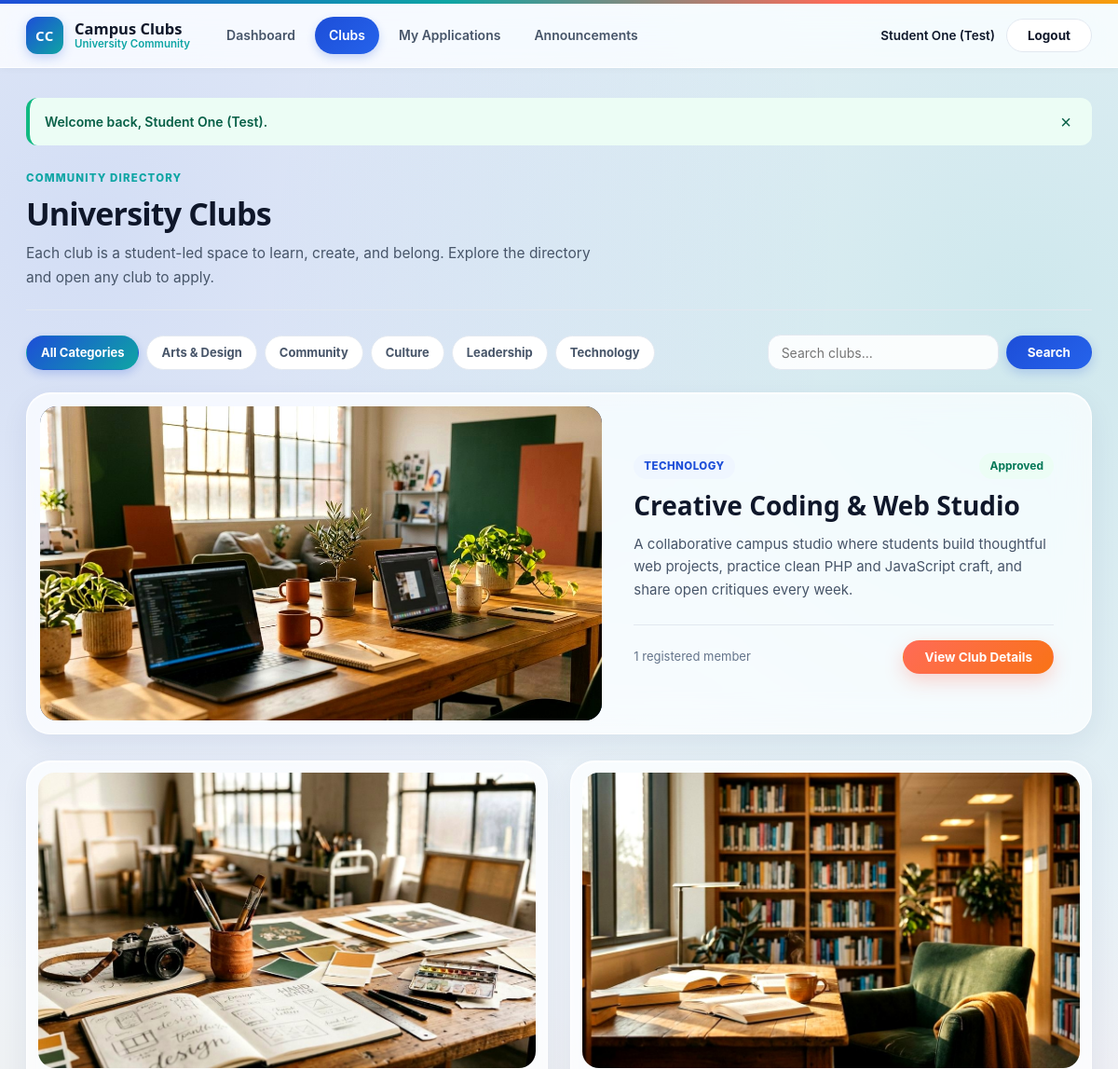
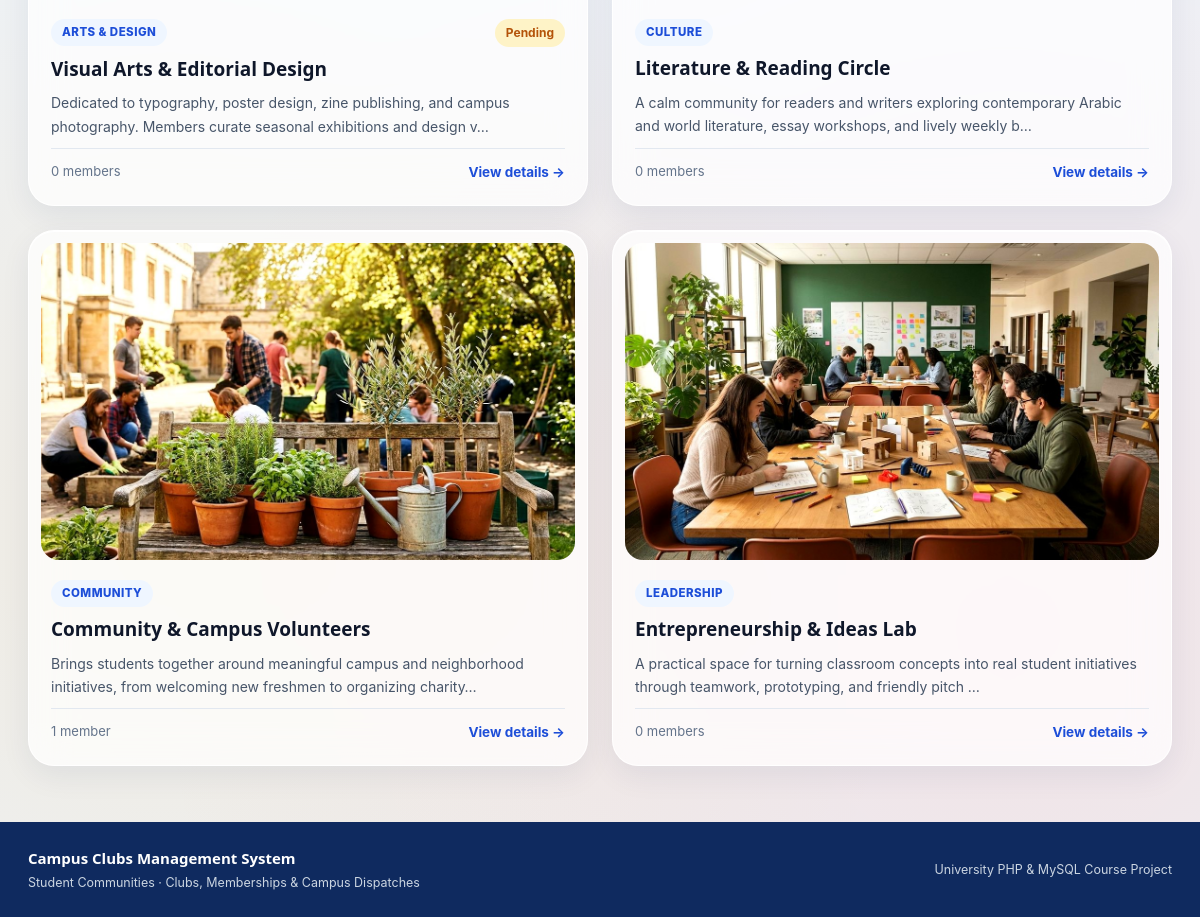
Screenshot of /student/clubs.php (signed in) with the database file from the repository (2 pictures, top to bottom).
### tables this page shows
CREATE TABLE `clubs` (
    `id` INT UNSIGNED NOT NULL AUTO_INCREMENT,
    `name` VARCHAR(140) NOT NULL,
    `description` TEXT NOT NULL,
    `category` VARCHAR(80) NOT NULL,
    `activities` TEXT NOT NULL,
    `image` VARCHAR(255) DEFAULT 'images/club-tech.jpg',
    `created_at` TIMESTAMP NOT NULL DEFAULT CURRENT_TIMESTAMP,
    PRIMARY KEY (`id`),
    UNIQUE KEY `uq_clubs_name` (`name`),
    KEY `idx_clubs_category` (`category`)
);

### student/clubs.php (the view, shortened to what this page needs)
<?php
require_once '../db.php';
$student_id = (int) $_SESSION['user_id'];
$search     = trim($_GET['q'] ?? '');
$cat        = trim($_GET['category'] ?? '');
$categories = $pdo->query('SELECT DISTINCT category FROM clubs ORDER BY category ASC')->fetchAll(PDO::FETCH_COLUMN);
$sql = 'SELECT c.*,
               (SELECT COUNT(*) FROM club_members cm WHERE cm.club_id = c.id) AS member_count,
               (SELECT ma.status FROM membership_applications ma
                WHERE ma.club_id = c.id AND ma.student_id = :sid
                ORDER BY ma.application_date DESC LIMIT 1) AS my_status
        FROM clubs c
        WHERE 1=1';
$params = [':sid' => $student_id];
$sql .= ' ORDER BY c.id ASC';
$stmt = $pdo->prepare($sql);
$stmt->execute($params);
$clubs = $stmt->fetchAll();
require '../header.php';
?>
<section class="editorial-masthead">
    <div>
        <span class="kicker">Community Directory</span>
        <h1 class="display-title">University Clubs</h1>
        <p class="lead-copy">Each club is a student-led space to learn, create, and belong. Explore the directory and open any club to apply.</p>
    </div>
</section>
<div class="directory-controls">
    <div class="filter-bar">
        <a href="clubs.php" class="filter-chip<?= $cat === '' ? ' is-active' : '' ?>">All Categories</a>
        <?php foreach ($categories as $c): ?>
            <a href="clubs.php?category=<?= urlencode($c) ?>" class="filter-chip<?= $cat === $c ? ' is-active' : '' ?>"><?= e($c) ?></a>
        <?php endforeach; ?>
    </div>
    <form method="get" action="clubs.php" class="search-inline">
        <input type="search" name="q" value="<?= e($search) ?>" placeholder="Search clubs..." aria-label="Search clubs" data-live-search=".club-story">
        <button type="submit" class="btn btn-forest btn-sm">Search</button>
    </form>
</div>
<?php if (empty($clubs)): ?>
    <section class="surface-block">
        <p class="empty-copy">No clubs matched your search. <a href="clubs.php" class="text-link">View all clubs &rarr;</a></p>
    </section>
<?php else: ?>
    <?php $lead = $clubs[0]; $rest = array_slice($clubs, 1); ?>
    <article class="club-feature club-story" data-search-text="<?= e(strtolower($lead['name'] . ' ' . $lead['category'] . ' ' . $lead['description'])) ?>">
        <a href="club_details.php?id=<?= (int) $lead['id'] ?>" class="club-feature-media">
            <img src="../<?= e($lead['image'] ?: 'images/club-tech.jpg') ?>" alt="<?= e($lead['name']) ?>">
        </a>
        <div class="club-feature-body">
            <div class="meta-line">
                <span class="cat-tag"><?= e($lead['category']) ?></span>
                <?php if (!empty($lead['my_status'])): ?>
                    <?= status_pill($lead['my_status']) ?>
                <?php endif; ?>
            </div>
            <h2 class="feature-heading"><a href="club_details.php?id=<?= (int) $lead['id'] ?>"><?= e($lead['name']) ?></a></h2>
            <p class="feature-desc"><?= e($lead['description']) ?></p>
            <div class="feature-footer">
                <span class="muted small-text"><?= (int) $lead['member_count'] ?> registered member<?= ((int) $lead['member_count'] === 1 ? '' : 's') ?></span>
                <a href="club_details.php?id=<?= (int) $lead['id'] ?>" class="btn btn-primary btn-sm">View Club Details</a>
            </div>
        </div>
    </article>
    <?php if (!empty($rest)): ?>
        <section class="editorial-club-grid">
            <?php foreach ($rest as $club): ?>
                <article class="mag-card club-story" data-search-text="<?= e(strtolower($club['name'] . ' ' . $club['category'] . ' ' . $club['description'])) ?>">
                    <a href="club_details.php?id=<?= (int) $club['id'] ?>" class="mag-img-wrap">
                        <img src="../<?= e($club['image'] ?: 'images/club-tech.jpg') ?>" alt="<?= e($club['name']) ?>">
                    </a>
                    <div class="mag-body">
                        <div class="meta-line">
                            <span class="cat-tag"><?= e($club['category']) ?></span>
                            <?php if (!empty($club['my_status'])): ?>
                                <?= status_pill($club['my_status']) ?>
                            <?php endif; ?>
                        </div>
                        <h3><a href="club_details.php?id=<?= (int) $club['id'] ?>"><?= e($club['name']) ?></a></h3>
                        <p><?= e(mb_strimwidth($club['description'], 0, 130, '…')) ?></p>
                        <div class="mag-foot">
                            <span class="muted small-text"><?= (int) $club['member_count'] ?> member<?= ((int) $club['member_count'] === 1 ? '' : 's') ?></span>
                            <a href="club_details.php?id=<?= (int) $club['id'] ?>" class="text-link">View details &rarr;</a>
                        </div>
                    </div>
                </article>
            <?php endforeach; ?>
        </section>
    <?php endif; ?>
<?php endif; ?>
<?php require '../footer.php'; ?>

### db.php (shortened to what this page needs)
<?php
function e($value): string
{
    return htmlspecialchars((string) ($value ?? ''), ENT_QUOTES, 'UTF-8');
}
function status_pill(string $status): string
{
    $key = strtolower(trim($status));
    $cls = 'status-pending';
    if ($key === 'approved') {
        $cls = 'status-approved';
    } elseif ($key === 'rejected') {
        $cls = 'status-rejected';
    }
    return '<span class="status-pill ' . $cls . '">' . e(ucfirst($key)) . '</span>';
}

### rows the page displays
clubs: image (picture), category "TECHNOLOGY", name "Creative Coding & Web Studio", description "A collaborative campus studio where students build thoughtful web projects, practice clean PHP and JavaScript craft, and share open critiques every week."
clubs: image (picture), category "ARTS & DESIGN", key "Pending", name "Visual Arts & Editorial Design", description "Dedicated to typography, poster design, zine publishing, and campus photography. Members curate seasonal exhibitions and design v…", member_count "0"
clubs: image (picture), category "CULTURE", name "Literature & Reading Circle", description "A calm community for readers and writers exploring contemporary Arabic and world literature, essay workshops, and lively weekly b…", member_count "0"
clubs: image (picture), category "COMMUNITY", name "Community & Campus Volunteers", description "Brings students together around meaningful campus and neighborhood initiatives, from welcoming new freshmen to organizing charity…", member_count "1"
clubs: image (picture), category "LEADERSHIP", name "Entrepreneurship & Ideas Lab", description "A practical space for turning classroom concepts into real student initiatives through teamwork, prototyping, and friendly pitch …", member_count "0"

### other values shown
$user_name "Student One (Test)"
$flash['message'] "Welcome back, Student One (Test)."
$c "Arts & Design"
$c "Community"
$c "Culture"
$c "Leadership"
$c "Technology"
$key "Approved"
$lead['member_count'] "1"
